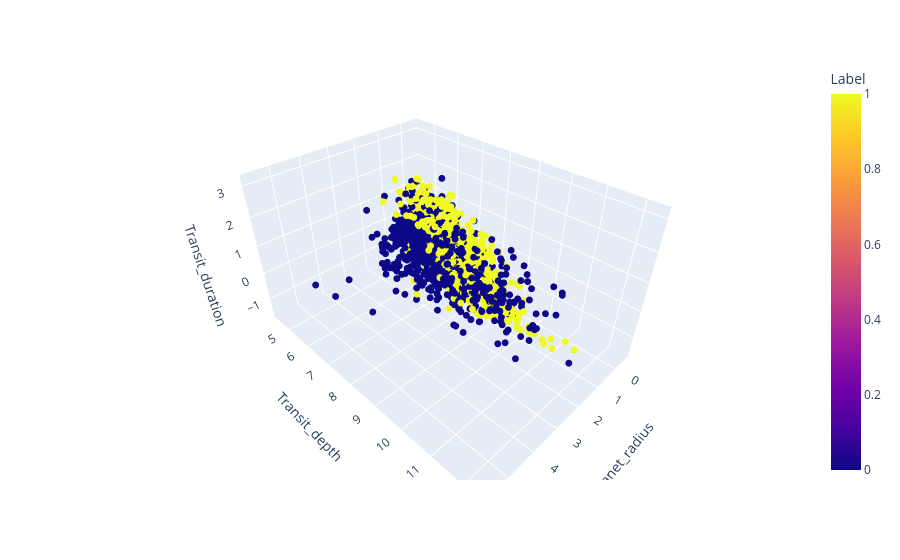

Notebook source saved alongside this figure:
### Code cell
fig = px.scatter_3d(
    df,
    x = 'Planet_radius', 
    y = 'Transit_depth', 
    z = 'Transit_duration',
    color='Label', 
)

fig.update_traces(marker = dict(size=4))

fig.show()

#the result is a very nice scatter plot, where the two classes are already almost separable

### Figure 1 — Plotly figure (JSON) as saved in the notebook; plotly's stock layout.template omitted (floating-point values rounded to 4 significant figures; data arrays with more than 128 entries replaced by an {"elided": "..."} marker saying what was removed)
{"data": [{"hovertemplate": "Planet_radius=%{x}<br>Transit_depth=%{y}<br>Transit_duration=%{z}<br>Label=%{marker.color}<extra></extra>", "legendgroup": "", "marker": {"color": {"elided": "2524 int values"}, "coloraxis": "coloraxis", "size": 4, "symbol": "circle"}, "mode": "markers", "name": "", "scene": "scene", "showlegend": false, "type": "scatter3d", "x": {"elided": "2524 float values"}, "y": {"elided": "2524 float values"}, "z": {"elided": "2524 float values"}}], "layout": {"coloraxis": {"colorbar": {"title": {"text": "Label"}}, "colorscale": [[0, "#0d0887"], [0.1111, "#46039f"], [0.2222, "#7201a8"], [0.3333, "#9c179e"], [0.4444, "#bd3786"], [0.5556, "#d8576b"], [0.6667, "#ed7953"], [0.7778, "#fb9f3a"], [0.8889, "#fdca26"], [1, "#f0f921"]]}, "legend": {"tracegroupgap": 0}, "margin": {"t": 60}, "scene": {"domain": {"x": [0, 1], "y": [0, 1]}, "xaxis": {"title": {"text": "Planet_radius"}}, "yaxis": {"title": {"text": "Transit_depth"}}, "zaxis": {"title": {"text": "Transit_duration"}}}}}
